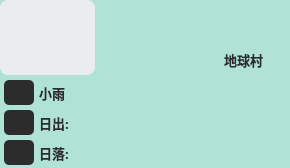
   <widget class="QWidget" name="middleWidget" native="true">
    <property name="geometry">
     <rect>
      <x>180</x>
      <y>47</y>
      <width>290</width>
      <height>168</height>
     </rect>
    </property>
    <property name="styleSheet">
     <string notr="true">QWidget{
	background-color:rgb(176, 227, 214);
	border-radius:8px;
}</string>
    </property>
    <widget class="QLabel" name="labelCurrTemp">
     <property name="geometry">
      <rect>
       <x>95</x>
       <y>5</y>
       <width>80</width>
       <height>70</height>
      </rect>
     </property>
     <property name="palette">
      <palette>
       <active>
        <colorrole role="Button">
         <brush brushstyle="SolidPattern">
          <color alpha="255">
           <red>176</red>
           <green>227</green>
           <blue>214</blue>
          </color>
         </brush>
        </colorrole>
        <colorrole role="Base">
         <brush brushstyle="SolidPattern">
          <color alpha="255">
           <red>176</red>
           <green>227</green>
           <blue>214</blue>
          </color>
         </brush>
        </colorrole>
        <colorrole role="Window">
         <brush brushstyle="SolidPattern">
          <color alpha="255">
           <red>176</red>
           <green>227</green>
           <blue>214</blue>
          </color>
         </brush>
        </colorrole>
       </active>
       <inactive>
        <colorrole role="Button">
         <brush brushstyle="SolidPattern">
          <color alpha="255">
           <red>176</red>
           <green>227</green>
           <blue>214</blue>
          </color>
         </brush>
        </colorrole>
        <colorrole role="Base">
         <brush brushstyle="SolidPattern">
          <color alpha="255">
           <red>176</red>
           <green>227</green>
           <blue>214</blue>
          </color>
         </brush>
        </colorrole>
        <colorrole role="Window">
         <brush brushstyle="SolidPattern">
          <color alpha="255">
           <red>176</red>
           <green>227</green>
           <blue>214</blue>
          </color>
         </brush>
        </colorrole>
       </inactive>
       <disabled>
        <colorrole role="Button">
         <brush brushstyle="SolidPattern">
          <color alpha="255">
           <red>176</red>
           <green>227</green>
           <blue>214</blue>
          </color>
         </brush>
        </colorrole>
        <colorrole role="Base">
         <brush brushstyle="SolidPattern">
          <color alpha="255">
           <red>176</red>
           <green>227</green>
           <blue>214</blue>
          </color>
         </brush>
        </colorrole>
        <colorrole role="Window">
         <brush brushstyle="SolidPattern">
          <color alpha="255">
           <red>176</red>
           <green>227</green>
           <blue>214</blue>
          </color>
         </brush>
        </colorrole>
       </disabled>
      </palette>
     </property>
     <property name="font">
      <font>
       <family>微软雅黑</family>
       <pointsize>22</pointsize>
       <weight>75</weight>
       <bold>true</bold>
      </font>
     </property>
     <property name="layoutDirection">
      <enum>Qt::LeftToRight</enum>
     </property>
     <property name="styleSheet">
      <string notr="true">Qlabel{
	color: rgb(44, 44, 44);
	border-radius:0px;
}</string>
     </property>
     <property name="text">
      <string/>
     </property>
     <property name="alignment">
      <set>Qt::AlignCenter</set>
     </property>
    </widget>
    <widget class="QLabel" name="labelTempRange">
     <property name="geometry">
      <rect>
       <x>198</x>
       <y>80</y>
       <width>91</width>
       <height>25</height>
      </rect>
     </property>
     <property name="font">
      <font>
       <family>微软雅黑</family>
       <pointsize>10</pointsize>
       <weight>75</weight>
       <italic>false</italic>
       <bold>true</bold>
      </font>
     </property>
     <property name="styleSheet">
      <string notr="true">border-radius:0px;
</string>
     </property>
     <property name="text">
      <string/>
     </property>
     <property name="textFormat">
      <enum>Qt::AutoText</enum>
     </property>
     <property name="alignment">
      <set>Qt::AlignCenter</set>
     </property>
    </widget>
    <widget class="QLabel" name="labelWeatherType">
     <property name="geometry">
      <rect>
       <x>39</x>
       <y>80</y>
       <width>133</width>
       <height>25</height>
      </rect>
     </property>
     <property name="font">
      <font>
       <family>微软雅黑</family>
       <pointsize>10</pointsize>
       <weight>75</weight>
       <italic>false</italic>
       <bold>true</bold>
      </font>
     </property>
     <property name="contextMenuPolicy">
      <enum>Qt::DefaultContextMenu</enum>
     </property>
     <property name="styleSheet">
      <string notr="true">color: rgb(44, 44, 44);</string>
     </property>
     <property name="text">
      <string>小雨</string>
     </property>
     <property name="textFormat">
      <enum>Qt::AutoText</enum>
     </property>
     <property name="alignment">
      <set>Qt::AlignLeading|Qt::AlignLeft|Qt::AlignVCenter</set>
     </property>
    </widget>
    <widget class="QLabel" name="labelSunRiseTime">
     <property name="geometry">
      <rect>
       <x>39</x>
       <y>110</y>
       <width>90</width>
       <height>25</height>
      </rect>
     </property>
     <property name="font">
      <font>
       <family>微软雅黑</family>
       <pointsize>10</pointsize>
       <weight>75</weight>
       <italic>false</italic>
       <bold>true</bold>
      </font>
     </property>
     <property name="styleSheet">
      <string notr="true">color: rgb(44, 44, 44);</string>
     </property>
     <property name="text">
      <string>日出: </string>
     </property>
    </widget>
    <widget class="QLabel" name="labelNotice">
     <property name="geometry">
      <rect>
       <x>130</x>
       <y>110</y>
       <width>156</width>
       <height>27</height>
      </rect>
     </property>
     <property name="font">
      <font>
       <family>微软雅黑</family>
       <pointsize>10</pointsize>
       <weight>75</weight>
       <italic>false</italic>
       <bold>true</bold>
      </font>
     </property>
     <property name="styleSheet">
      <string notr="true">QLabel{
	color: rgb(81, 90, 181);
}</string>
     </property>
     <property name="text">
      <string/>
     </property>
     <property name="alignment">
      <set>Qt::AlignCenter</set>
     </property>
    </widget>
    <widget class="QLabel" name="labelSunSetTime">
     <property name="geometry">
      <rect>
       <x>39</x>
       <y>140</y>
       <width>90</width>
       <height>25</height>
      </rect>
     </property>
     <property name="font">
      <font>
       <family>微软雅黑</family>
       <pointsize>10</pointsize>
       <weight>75</weight>
       <italic>false</italic>
       <bold>true</bold>
      </font>
     </property>
     <property name="styleSheet">
      <string notr="true">color: rgb(44, 44, 44);</string>
     </property>
     <property name="text">
      <string>日落: </string>
     </property>
    </widget>
    <widget class="QWidget" name="typeWidget" native="true">
     <property name="geometry">
      <rect>
       <x>0</x>
       <y>0</y>
       <width>95</width>
       <height>75</height>
      </rect>
     </property>
     <property name="styleSheet">
      <string notr="true">QWidget{
	background-color:rgb(234,237,238);
	border-radius:8px;
}</string>
     </property>
     <widget class="QLabel" name="labelWeatherImage">
      <property name="geometry">
       <rect>
        <x>5</x>
        <y>5</y>
        <width>85</width>
        <height>65</height>
       </rect>
      </property>
      <property name="styleSheet">
       <string notr="true"/>
      </property>
      <property name="text">
       <string/>
      </property>
      <property name="pixmap">
       <pixmap resource="res.qrc">:/images/res/weather/day/中雪.gif</pixmap>
      </property>
      <property name="scaledContents">
       <bool>true</bool>
      </property>
     </widget>
    </widget>
    <widget class="QPushButton" name="btnWeatherCity">
     <property name="geometry">
      <rect>
       <x>200</x>
       <y>45</y>
       <width>87</width>
       <height>30</height>
      </rect>
     </property>
     <property name="font">
      <font>
       <family>微软雅黑</family>
       <pointsize>10</pointsize>
       <weight>75</weight>
       <bold>true</bold>
      </font>
     </property>
     <property name="cursor">
      <cursorShape>PointingHandCursor</cursorShape>
     </property>
     <property name="toolTip">
      <string>去看看这里</string>
     </property>
     <property name="styleSheet">
      <string notr="true">QPushButton{
 	color: rgb(44, 44, 44);
	background-color: rgb(176,227,214);
	border:0px;
	border-radius:5px;
}

QPushButton:pressed{
    color:rgb(234,237,238);
	background-color: rgb(44,44,44);
}	</string>
     </property>
     <property name="text">
      <string>地球村</string>
     </property>
    </widget>
    <widget class="QLabel" name="labelSunRiseImage">
     <property name="geometry">
      <rect>
       <x>4</x>
       <y>110</y>
       <width>30</width>
       <height>25</height>
      </rect>
     </property>
     <property name="styleSheet">
      <string notr="true">background-color: rgb(44,44,44);
border-radius:5px;</string>
     </property>
     <property name="text">
      <string/>
     </property>
     <property name="pixmap">
      <pixmap resource="res.qrc">:/images/res/日出.png</pixmap>
     </property>
     <property name="scaledContents">
      <bool>true</bool>
     </property>
     <property name="wordWrap">
      <bool>false</bool>
     </property>
    </widget>
    <widget class="QLabel" name="labelSunSetImage">
     <property name="geometry">
      <rect>
       <x>4</x>
       <y>140</y>
       <width>30</width>
       <height>25</height>
      </rect>
     </property>
     <property name="styleSheet">
      <string notr="true">background-color: rgb(44,44,44);
border-radius:5px;</string>
     </property>
     <property name="text">
      <string/>
     </property>
     <property name="pixmap">
      <pixmap resource="res.qrc">:/images/res/日落.png</pixmap>
     </property>
     <property name="scaledContents">
      <bool>true</bool>
     </property>
     <property name="wordWrap">
      <bool>false</bool>
     </property>
    </widget>
    <widget class="QLabel" name="labelTempRangeImage">
     <property name="geometry">
      <rect>
       <x>173</x>
       <y>80</y>
       <width>25</width>
       <height>25</height>
      </rect>
     </property>
     <property name="text">
      <string/>
     </property>
     <property name="pixmap">
      <pixmap resource="res.qrc">:/images/res/温度.png</pixmap>
     </property>
     <property name="scaledContents">
      <bool>true</bool>
     </property>
    </widget>
    <widget class="QLabel" name="labelWeatherTypeImage">
     <property name="geometry">
      <rect>
       <x>4</x>
       <y>80</y>
       <width>30</width>
       <height>25</height>
      </rect>
     </property>
     <property name="font">
      <font>
       <family>微软雅黑</family>
       <pointsize>10</pointsize>
       <weight>75</weight>
       <italic>false</italic>
       <bold>true</bold>
      </font>
     </property>
     <property name="styleSheet">
      <string notr="true">background-color: rgb(44,44,44);
border-radius:5px;</string>
     </property>
     <property name="text">
      <string/>
     </property>
     <property name="textFormat">
      <enum>Qt::AutoText</enum>
     </property>
     <property name="pixmap">
      <pixmap resource="res.qrc">:/images/res/天气类型.png</pixmap>
     </property>
     <property name="scaledContents">
      <bool>true</bool>
     </property>
     <property name="alignment">
      <set>Qt::AlignCenter</set>
     </property>
    </widget>
    <widget class="QLabel" name="labelNotice_2">
     <property name="geometry">
      <rect>
       <x>130</x>
       <y>137</y>
       <width>156</width>
       <height>27</height>
      </rect>
     </property>
     <property name="font">
      <font>
       <family>微软雅黑</family>
       <pointsize>10</pointsize>
       <weight>75</weight>
       <italic>false</italic>
       <bold>true</bold>
      </font>
     </property>
     <property name="styleSheet">
      <string notr="true">QLabel{
	color: rgb(81, 90, 181);
}</string>
     </property>
     <property name="text">
      <string/>
     </property>
     <property name="alignment">
      <set>Qt::AlignCenter</set>
     </property>
    </widget>
    <widget class="QLabel" name="labelMyStyle">
     <property name="geometry">
      <rect>
       <x>175</x>
       <y>0</y>
       <width>115</width>
       <height>42</height>
      </rect>
     </property>
     <property name="font">
      <font>
       <family>微软雅黑</family>
       <pointsize>10</pointsize>
       <weight>75</weight>
       <bold>true</bold>
      </font>
     </property>
     <property name="styleSheet">
      <string notr="true">border-radius:8px;
color: rgb(44, 44, 44);</string>
     </property>
     <property name="text">
      <string/>
     </property>
     <property name="pixmap">
      <pixmap resource="res.qrc">:/images/res/个性头像.png</pixmap>
     </property>
     <property name="scaledContents">
      <bool>false</bool>
     </property>
     <property name="alignment">
      <set>Qt::AlignCenter</set>
     </property>
    </widget>
    <widget class="QLabel" name="label_2">
     <property name="geometry">
      <rect>
       <x>175</x>
       <y>48</y>
       <width>25</width>
       <height>25</height>
      </rect>
     </property>
     <property name="text">
      <string/>
     </property>
     <property name="pixmap">
      <pixmap resource="res.qrc">:/images/res/坐标.png</pixmap>
     </property>
     <property name="scaledContents">
      <bool>true</bool>
     </property>
    </widget>
   </widget>
